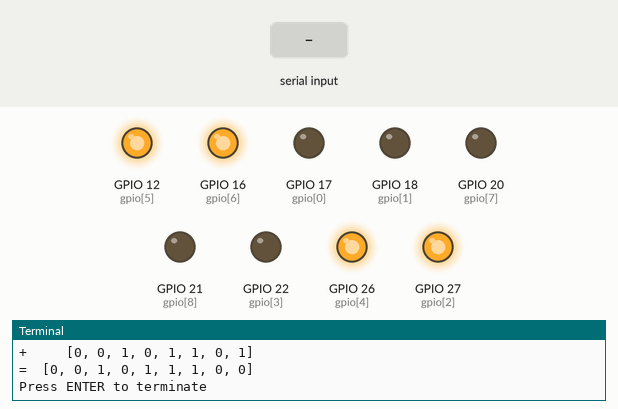
Recording of a program running on a simulated Raspberry Pi (BCM pin numbers). Parts: output pins drawn as LEDs (lit = HIGH), the last lines printed to the terminal. The inputs (shaded band) are chosen by the test bench. Random numbers come from a fixed seed. At 1.3 s the program stops and its outputs stay as they are.

Above: at 1.2 s.
1.3 s: "1" typed at the terminal
At 1.6 s:
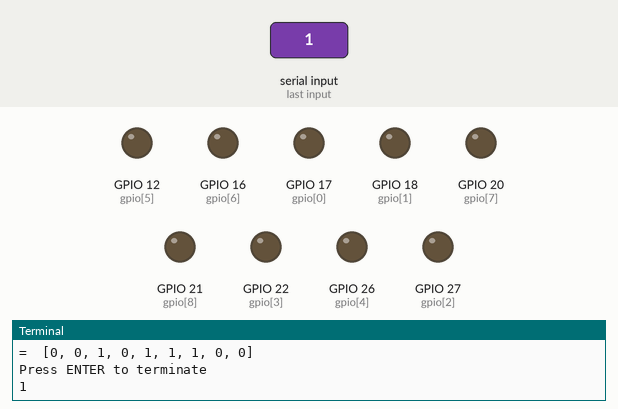
Timing chart, 0 to 2.8 s (numbered marks = the images above; inputs shaded):
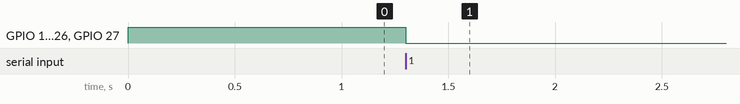

The program:

8-bit_adder.py
```python
######################################################################
# Name: Ante Zovko
# Date: 1/27/2020
# Description: Binary addition of two random binary numbers using
#			   a full adder(two half adders) and displaying the result
#			   using LEDs on a breadboard
######################################################################
import RPi.GPIO as GPIO		# bring in GPIO functionality
from random import randint	# to generate random integers

# function that defines the GPIO pins for the nine output LEDs
def setGPIO():
	# define the pins (change these if they are different)
	gpio = [17, 18, 27, 22, 26, 12, 16, 20, 21]
	# set them up as output pins
	GPIO.setup(gpio, GPIO.OUT)

	return gpio

# function that randomly generates an 8-bit binary number
def setNum():
	# create an empty list to represent the bits
	num = []
	# generate eight random bits
	for i in range(0, 8):
		# append a random bit (0 or 1) to the end of the list
		num.append(randint(0, 1))

	return num

# function that displays the sum (by turning on the appropriate LEDs)
def display():
	for i in range(len(sum)):
		# if the i-th bit is 1, then turn the i-th LED on
		if (sum[i] == 1):
			GPIO.output(gpio[i], GPIO.HIGH)
		# otherwise, turn it off
		else:
			GPIO.output(gpio[i], GPIO.LOW)


# function that implements a full adder using two half adders
# inputs are Cin, A, and B; outputs are S and Cout
def fullAdder(Cin, A, B):

	S0, C0 = halfAdder(A, B)
	S, C1 = halfAdder(S0, Cin)


	Cout = C0 | C1

	return S, Cout

# Half Adder
# Takes two inputs and returns sum and carry
def halfAdder(A, B):
	S = A ^ B
	C = A & B

	return S, C


# controls the addition of each 8-bit number to produce a sum
def calculate(num1, num2):
	Cout = 0		# the initial Cout is 0
	sum = []		# initialize the sum
	n = len(num1) - 1	# the position of the right-most bit of num1

	# step through each bit, from right-to-left
	while (n >= 0):
		# isolate A and B (the current bits of num1 and num2)
		A = num1[n]
		B = num2[n]
		# set the Cin (as the previous half adder's Cout)
		Cin = Cout

		# call the fullAdder function that takes Cin, A, and B...
		# ...and returns S and Cout
		S, Cout = fullAdder(Cin, A, B)

		# insert the sum bit, S, at the beginning (index 0) of sum
		sum.insert(0, S)

		# go to the next bit position (to the left)
		n -= 1

	# insert the final carry out at the beginning of the sum
	sum.insert(0, Cout)

	return sum

# use the Broadcom pin scheme
GPIO.setmode(GPIO.BCM)

# setup the GPIO pins
gpio = setGPIO()

# get a random num1 and display it to the console
num1 = setNum()
print "     ", num1

# get a random num2 and display it to the console
num2 = setNum()
print "+    ", num2

# calculate the sum of num1 + num2 and display it to the console
sum = calculate(num1, num2)
print "= ", sum

# turn on the appropriate LEDs to "display" the sum
display()

# wait for user input before cleaning up and resetting the GPIO pins
raw_input("Press ENTER to terminate")
GPIO.cleanup()
```

Measured:
- after the input at 1.3 s, GPIO 12 (gpio[5]), GPIO 16 (gpio[6]), GPIO 26 (gpio[4]), GPIO 27 (gpio[2]): HIGH → LOW at once
